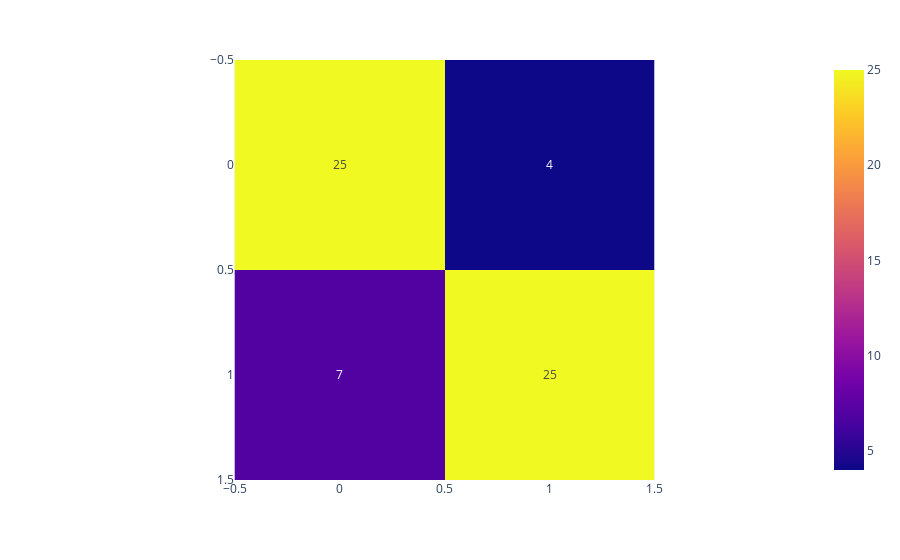

This figure's notebook cell:
### Code cell
fig = px.imshow(img=cm_rf_classifier, text_auto=True)
fig.show()

### Figure 1 — Plotly figure (JSON) as saved in the notebook; plotly's stock layout.template omitted (floating-point values rounded to 4 significant figures)
{"data": [{"coloraxis": "coloraxis", "hovertemplate": "x: %{x}<br>y: %{y}<br>color: %{z}<extra></extra>", "name": "0", "texttemplate": "%{z}", "type": "heatmap", "xaxis": "x", "yaxis": "y", "z": [[25, 4], [7, 25]]}], "layout": {"coloraxis": {"colorscale": [[0, "#0d0887"], [0.1111, "#46039f"], [0.2222, "#7201a8"], [0.3333, "#9c179e"], [0.4444, "#bd3786"], [0.5556, "#d8576b"], [0.6667, "#ed7953"], [0.7778, "#fb9f3a"], [0.8889, "#fdca26"], [1, "#f0f921"]]}, "margin": {"t": 60}, "xaxis": {"anchor": "y", "constrain": "domain", "domain": [0, 1], "scaleanchor": "y"}, "yaxis": {"anchor": "x", "autorange": "reversed", "constrain": "domain", "domain": [0, 1]}}}
